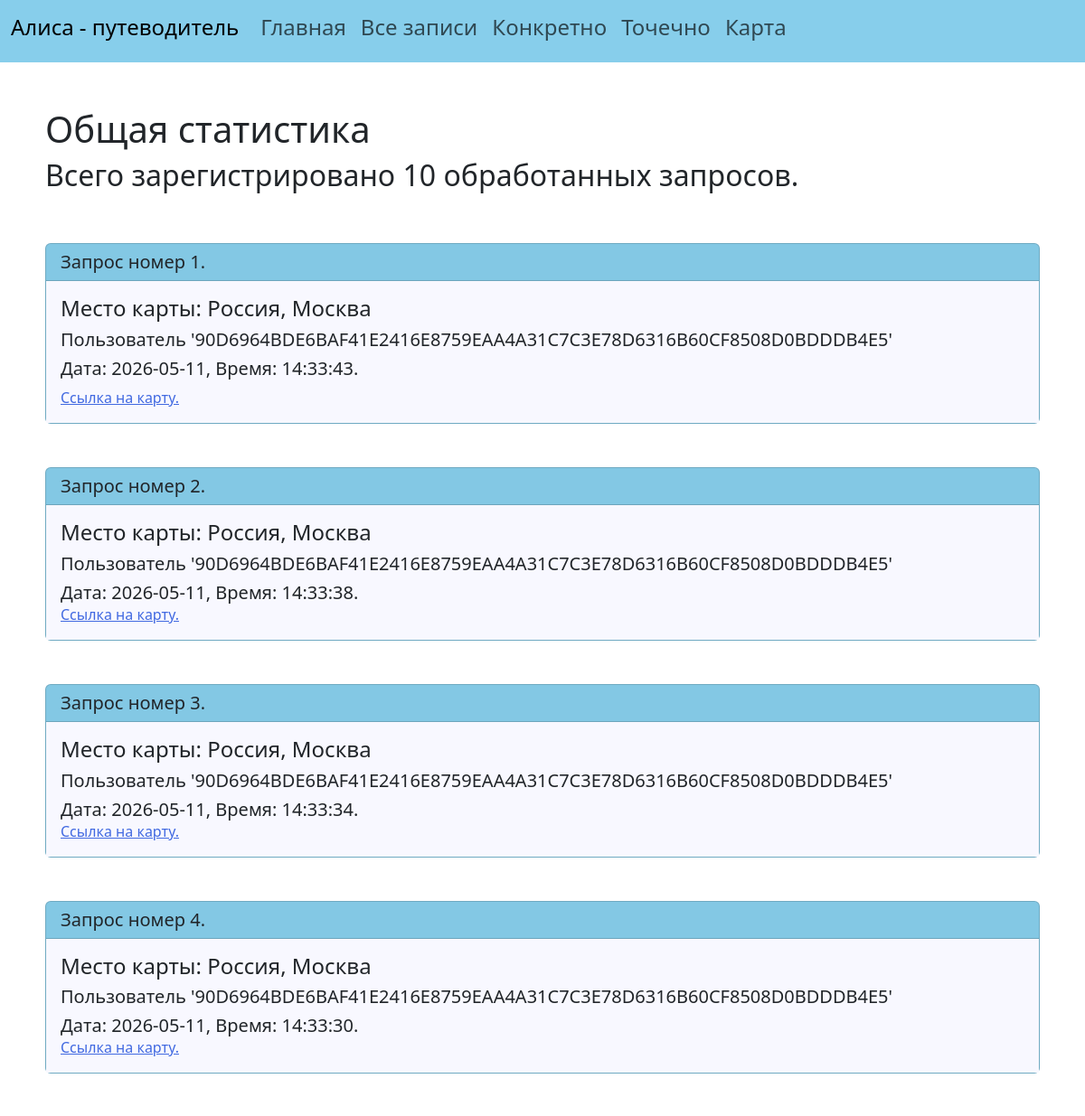
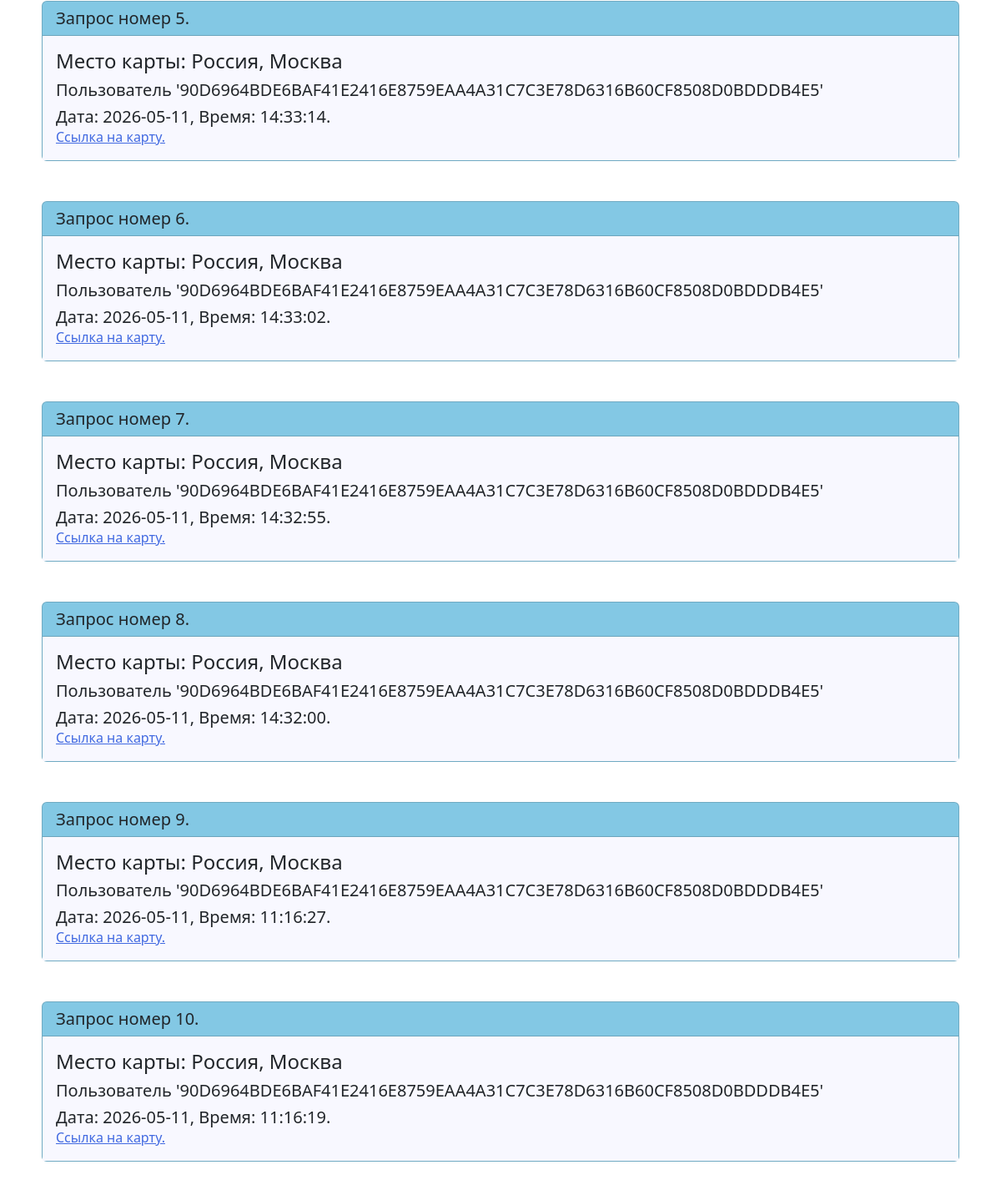
Page /general_statistics on the earlier database version (2 pictures, top to bottom).
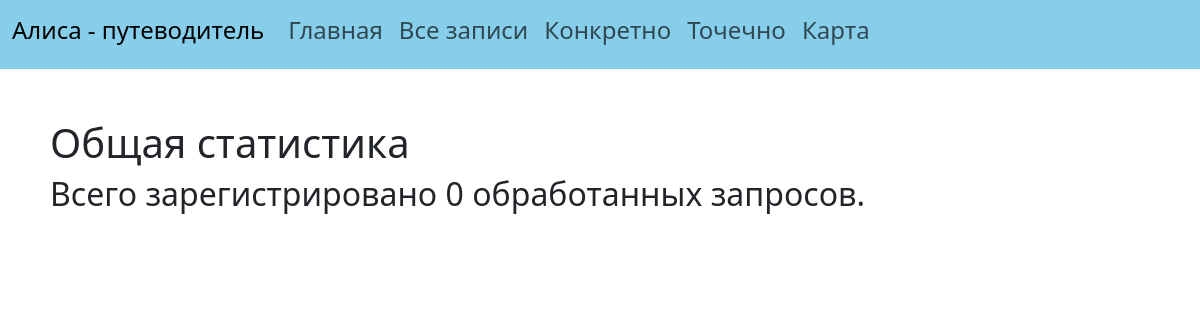
Same page on the later database version.
### data/statistics.py (models this page shows)
class Statistics(SqlAlchemyBase):
    __tablename__ = 'statistics'
    id = sqlalchemy.Column(sqlalchemy.Integer, primary_key=True, autoincrement=True)
    user_id = sqlalchemy.Column(sqlalchemy.String, nullable=True)
    url = sqlalchemy.Column(sqlalchemy.String, nullable=False)
    picture_id = sqlalchemy.Column(sqlalchemy.String, nullable=False)
    full_name_place = sqlalchemy.Column(sqlalchemy.String, nullable=False)
    created_date = sqlalchemy.Column(sqlalchemy.DateTime, default=datetime.datetime.now)

### main.py (the view)
@app.route('/general_statistics')
def general_statistics():
    db_sess = db_session.create_session()
    requests = db_sess.query(Statistics).all()
    transform_list = list(map(lambda x: [x.full_name_place, x.user_id,
                                         x.created_date.strftime("Дата: %Y-%m-%d, Время: %H:%M:%S"), x.url], requests))[
        ::-1]
    return render_template('general_statistics.html',
                           number=len(transform_list), requests=transform_list)

### data/db_session.py (called while the page is built)
def create_session() -> Session:
    global __factory
    return __factory()

### templates/general_statistics.html
{% extends "base.html" %}
{% set title = 'Общая Статистика' %}
{% block content %}
    <h1>Общая статистика</h1>
    <h2>Всего зарегистрировано {{number}} обработанных запросов.</h2>
    <br>
    <br>
    {% for line in requests %}
        <div class="card" style="background-color: skyblue">
            <h5 class="card-header">Запрос номер {{loop.index}}.</h5>
            <div class="card-body" style="background-color: ghostwhite">
                <h4 class="card-title">Место карты: {{line[0]}}</h4>
                <h5 class="card-text">Пользователь '{{line[1]}}'</h5>
                <h5 class="card-text">{{line[2]}}.</h5>
                <a target="_blank" href={{line[3]}} class="card-text">Ссылка на карту.<a/>
            </div>
        </div>
        <br>
        <br>
    {% endfor %}
{% endblock %}

### templates/base.html (shortened to what this page needs)
<!DOCTYPE html>
<html lang="rus">
    <head>
        <link href="https://cdn.jsdelivr.net/npm/bootstrap@5.3.3/dist/css/bootstrap.min.css" rel="stylesheet"
>
        <link rel="stylesheet" type="text/css" href="../static/css/style.css" />
        <nav class="navbar navbar-expand-lg">
            <div class="container-fluid">
                <div class="collapse navbar-collapse" id="navbarSupportedContent">
                    <a class="navbar-brand" href="/"><h4>Алиса - путеводитель</h4></a>
                    <ul class="navbar-nav me-auto mb-2 mb-lg-0">
                        <li class="nav-item">
                        <a class="nav-link" href="/"><h4>Главная</h4></a>
                        </li>
                        <li class="nav-item">
                        <a class="nav-link" href="/general_statistics"><h4>Все записи</h4></a>
                        </li>
                        <li class="nav-item">
                        <a class="nav-link" href="/user_statistics"><h4>Конкретно</h4></a>
                        </li>
                        <li class="nav-item">
                        <a class="nav-link" href="/statistics_of_users_and_places"><h4>Точечно</h4></a>
                        </li>
                        <li class="nav-item">
                        <a class="nav-link" href="/last_map"><h4>Карта</h4></a>
                        </li>
                    </ul>
                </div>
            </div>
        </nav>
    </head>
    <body>
        <div style="padding: 50px">
            {% block content %}{% endblock %}
        </div>
    </body>
</html>

### static/css/style.css (style rules this page uses)
nav { background-color: skyblue }
a { color: royalblue }

Differences in the rows shown:
removed Statistics: full_name_place "Россия, Москва", user "90D6964BDE6BAF41E2416E8759EAA4A31C7C3E78D6316B60CF8508D0BDDDB4E5", line "Дата: 2026-05-11, Время: 14:33:43"
removed Statistics: full_name_place "Россия, Москва", user "90D6964BDE6BAF41E2416E8759EAA4A31C7C3E78D6316B60CF8508D0BDDDB4E5", line "Дата: 2026-05-11, Время: 14:33:38"
removed Statistics: full_name_place "Россия, Москва", user "90D6964BDE6BAF41E2416E8759EAA4A31C7C3E78D6316B60CF8508D0BDDDB4E5", line "Дата: 2026-05-11, Время: 14:33:34"
removed Statistics: full_name_place "Россия, Москва", user "90D6964BDE6BAF41E2416E8759EAA4A31C7C3E78D6316B60CF8508D0BDDDB4E5", line "Дата: 2026-05-11, Время: 14:33:30"
removed Statistics: full_name_place "Россия, Москва", user "90D6964BDE6BAF41E2416E8759EAA4A31C7C3E78D6316B60CF8508D0BDDDB4E5", line "Дата: 2026-05-11, Время: 14:33:14"
removed Statistics: full_name_place "Россия, Москва", user "90D6964BDE6BAF41E2416E8759EAA4A31C7C3E78D6316B60CF8508D0BDDDB4E5", line "Дата: 2026-05-11, Время: 14:33:02"
removed Statistics: full_name_place "Россия, Москва", user "90D6964BDE6BAF41E2416E8759EAA4A31C7C3E78D6316B60CF8508D0BDDDB4E5", line "Дата: 2026-05-11, Время: 14:32:55"
removed Statistics: full_name_place "Россия, Москва", user "90D6964BDE6BAF41E2416E8759EAA4A31C7C3E78D6316B60CF8508D0BDDDB4E5", line "Дата: 2026-05-11, Время: 14:32:00"
removed Statistics: full_name_place "Россия, Москва", user "90D6964BDE6BAF41E2416E8759EAA4A31C7C3E78D6316B60CF8508D0BDDDB4E5", line "Дата: 2026-05-11, Время: 11:16:27"
removed Statistics: full_name_place "Россия, Москва", user "90D6964BDE6BAF41E2416E8759EAA4A31C7C3E78D6316B60CF8508D0BDDDB4E5", line "Дата: 2026-05-11, Время: 11:16:19"
Other differences:
{{ number }}: "10" → "0"
